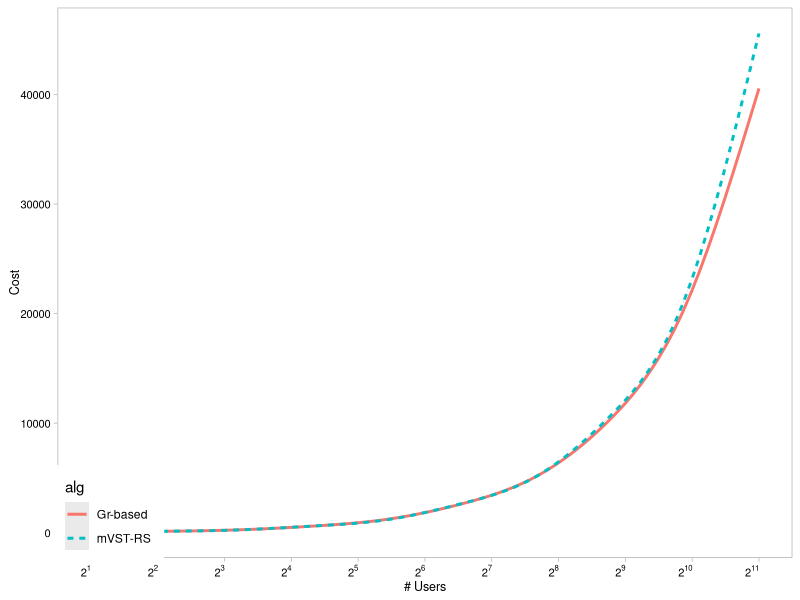
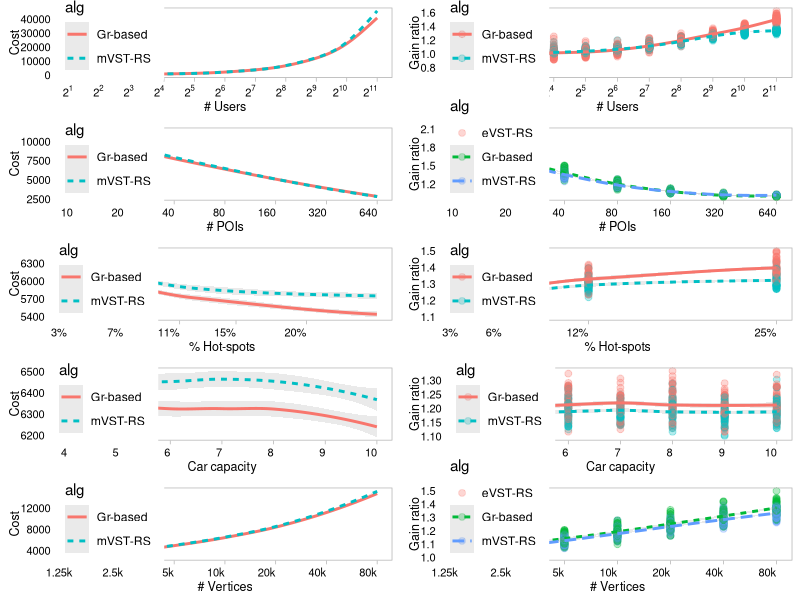
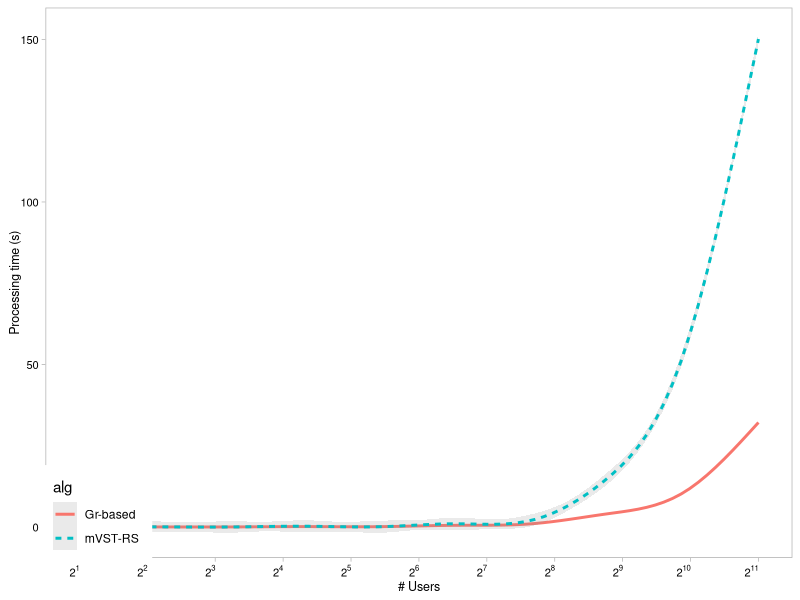
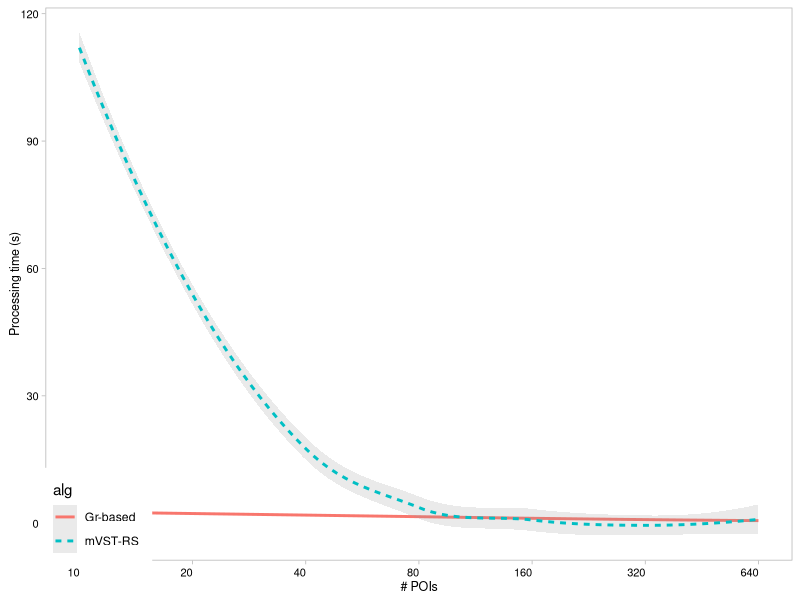
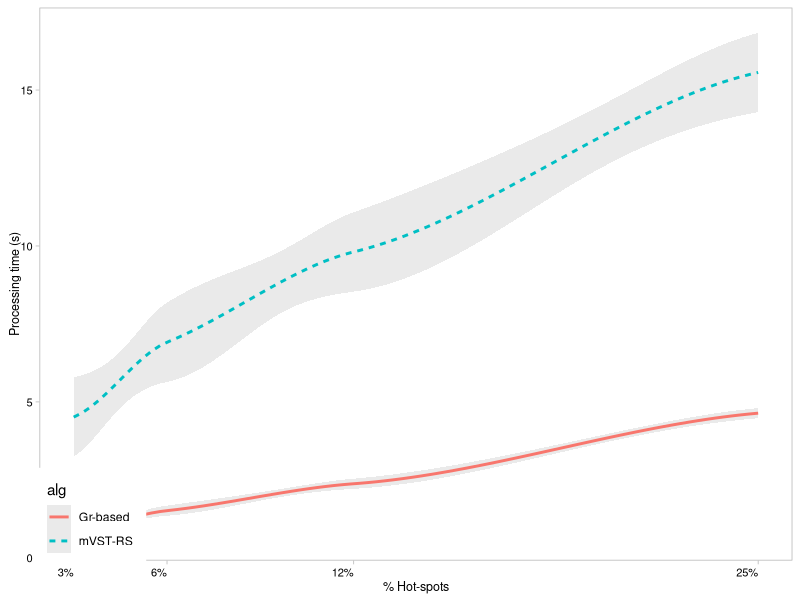
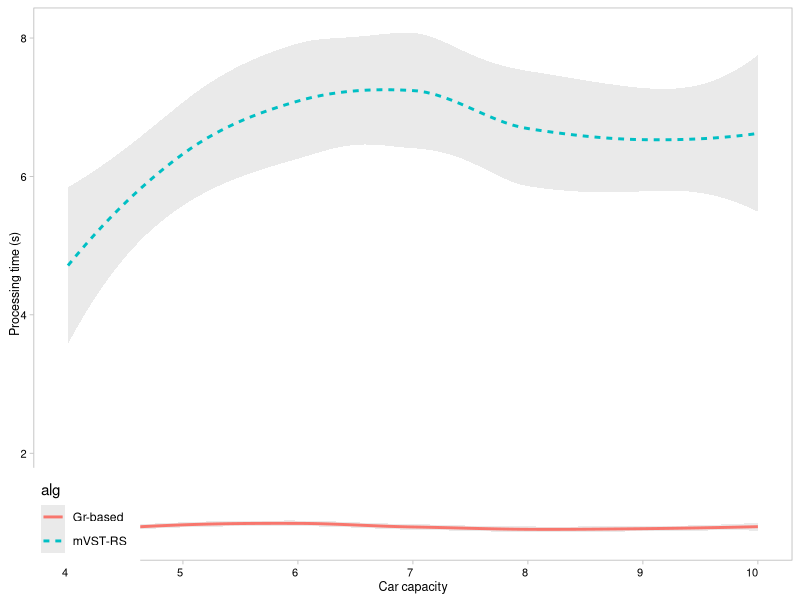
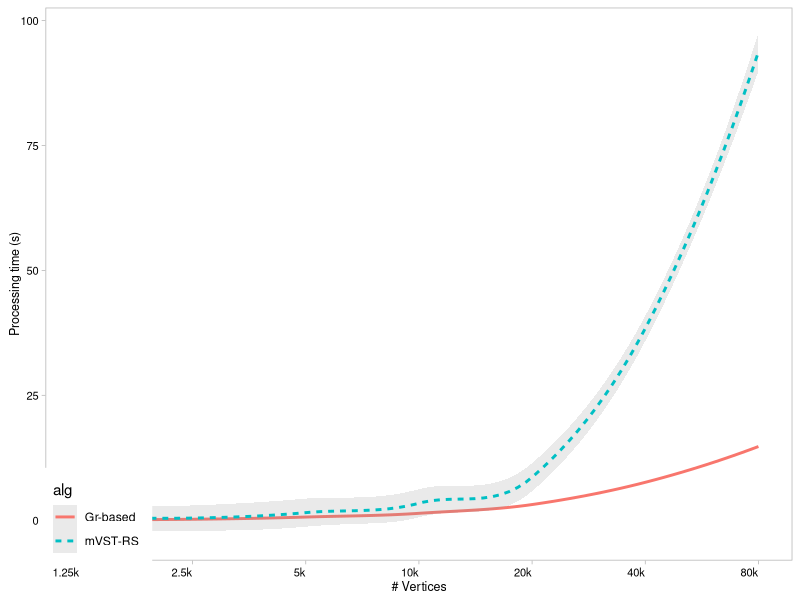
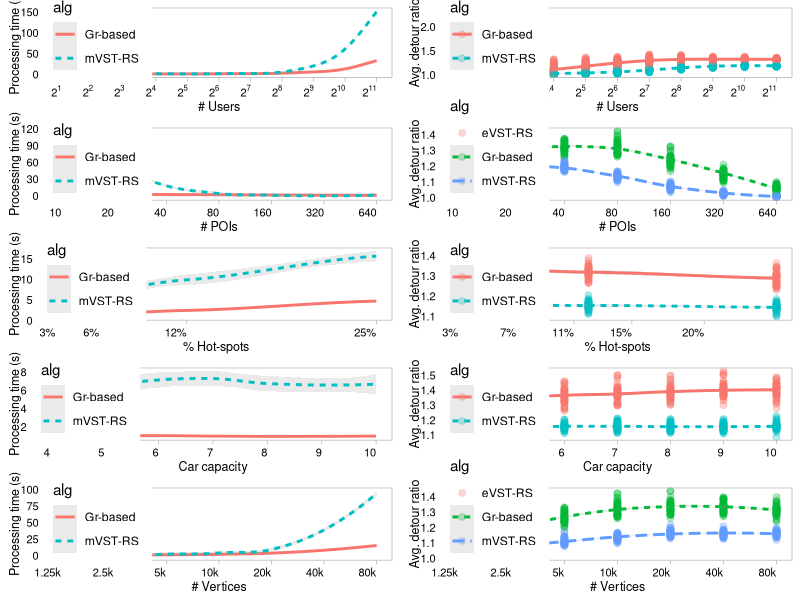

Source code (R) for these figures, in order:
setwd("C:/Users/oscarcg/Documents/phd/code/Experiments/files/")

users <- read.csv("50 samples/users.csv", header = FALSE)
names(users) <- c("alg", "seed", "n_size", "hs_size", "u", "p", "cap", "samp", "e_time", "cost", "gr", "avg_dr", "num_cars", "avg_or")

pois <- read.csv("50 samples/POIs.csv", header = FALSE)
names(pois) <- c("alg", "seed", "n_size", "hs_size", "u", "p", "cap", "samp", "e_time", "cost", "gr", "avg_dr", "num_cars", "avg_or")

hotspots <- read.csv("50 samples/hotspots.csv", header = FALSE)
names(hotspots) <- c("alg", "seed", "n_size", "hs_size", "u", "p", "cap", "samp", "e_time", "cost", "gr", "avg_dr", "num_cars", "avg_or")
hotspots$prop <- 0
hotspots[with(hotspots, hs_size < 450), "prop"] <- 0.03
hotspots[with(hotspots, hs_size > 450 & hs_size < 900), "prop"] <- 0.06
hotspots[with(hotspots, hs_size > 900 & hs_size < 1850), "prop"] <- 0.12
#hotspots[with(hotspots, hs_size > 1300 & hs_size < 1750), "prop"] <- 0.5
hotspots[with(hotspots, hs_size > 1850), "prop"] <- 0.25

cap <- read.csv("50 samples/capacity.csv", header = FALSE)
names(cap) <- c("alg", "seed", "n_size", "hs_size", "u", "p", "cap", "samp", "e_time", "cost", "gr", "avg_dr", "num_cars", "avg_or")

n_size <- read.csv("50 samples/network.csv", header = FALSE)
names(n_size) <- c("alg", "seed", "n_size", "hs_size", "u", "p", "cap", "samp", "e_time", "cost", "gr", "avg_dr", "num_cars", "avg_or")


library(ggplot2)

my_theme <- function(base_size = 11, base_family = "") {
  # Starts with theme_grey and then modify some parts
  theme_grey(base_size = base_size, base_family = base_family) %+replace%
    theme(
      # white panel with light grey border
      panel.background = element_rect(fill = "white", colour = NA),
      panel.border     = element_rect(fill = NA, colour = "grey70", size = 0.5),
      # light grey, thinner gridlines
      # => make them slightly darker to keep acceptable contrast
      #panel.grid.major = element_line(colour = "grey87", size = 0.25),
      #panel.grid.minor = element_line(colour = "grey87", size = 0.125),
      
      # match axes ticks thickness to gridlines and colour to panel border
      axis.ticks       = element_line(colour = "grey70", size = 0.25),
      
      # match legend key to panel.background
      #legend.key           = element_rect(fill = "white", colour = NA),
      
      #legend.position      = "none",
      
      legend.background    = element_rect(fill = "white", size = 4, colour = "white"),
      legend.justification = c(0, 0),
      legend.position      = c(0, 0),
      #legend.title         = element_blank(),
      
      #legend.text           = element_text(size = 8, lineheight = 0.9, hjust = 1),
      #legend.title          = element_text(size = 9),
      
      # dark strips with light text (inverse contrast compared to theme_grey)
      strip.background = element_rect(fill = "grey70", colour = NA),
      strip.text       = element_text(colour = "white", size = rel(0.8)),
      
      #axis.title.x = axis_x_title,
      #axis.title.y = axis_y_title,
      axis.title.x = element_text(size = 9, vjust = 0.5),
      axis.title.y = element_text(size = 9, angle = 90, vjust = 0.5),
      #axis.text    = element_text(size = 8, lineheight = 0.9, colour = "grey50", hjust = 1),
      axis.text    = element_text(size = 8, lineheight = 0.9, colour = "black", hjust = 1),
      
      complete = TRUE
    )
  
}

# Multiple plot function
#
# ggplot objects can be passed in ..., or to plotlist (as a list of ggplot objects)
# - cols:   Number of columns in layout
# - layout: A matrix specifying the layout. If present, 'cols' is ignored.
#
# If the layout is something like matrix(c(1,2,3,3), nrow=2, byrow=TRUE),
# then plot 1 will go in the upper left, 2 will go in the upper right, and
# 3 will go all the way across the bottom.
#
multiplot <- function(..., plotlist=NULL, file, cols=1, layout=NULL) {
  library(grid)
  
  # Make a list from the ... arguments and plotlist
  plots <- c(list(...), plotlist)
  
  numPlots = length(plots)
  
  # If layout is NULL, then use 'cols' to determine layout
  if (is.null(layout)) {
    # Make the panel
    # ncol: Number of columns of plots
    # nrow: Number of rows needed, calculated from # of cols
    layout <- matrix(seq(1, cols * ceiling(numPlots/cols)),
                     ncol = cols, nrow = ceiling(numPlots/cols))
  }
  
  if (numPlots==1) {
    print(plots[[1]])
    
  } else {
    # Set up the page
    grid.newpage()
    pushViewport(viewport(layout = grid.layout(nrow(layout), ncol(layout))))
    
    # Make each plot, in the correct location
    for (i in 1:numPlots) {
      # Get the i,j matrix positions of the regions that contain this subplot
      matchidx <- as.data.frame(which(layout == i, arr.ind = TRUE))
      
      print(plots[[i]], vp = viewport(layout.pos.row = matchidx$row,
                                      layout.pos.col = matchidx$col))
    }
  }
}

library(scales)

#COST
p_u_c <- ggplot(users, aes(x=u, y=cost, colour=alg, linetype=alg))
#p_u_c <- p_u_c + geom_point(alpha=.3, size=2)
p_u_c <- p_u_c + geom_smooth(alpha=.2, size=1)
p_u_c <- p_u_c + scale_x_log10(breaks = c(2, 4, 8, 16, 32, 64, 128, 256, 512, 1024, 2048), labels=math_format(2^.x)(1:11))
p_u_c <- p_u_c + my_theme()
p_u_c <- p_u_c + labs(x="# Users", y="Cost")
p_u_c

p_p_c <- ggplot(pois, aes(x=p, y=cost, colour=alg, linetype=alg))
#p_p_c <- p_p_c + geom_point(alpha=.3, size=2)
p_p_c <- p_p_c + geom_smooth(alpha=.2, size=1)
p_p_c <- p_p_c + scale_x_log10(breaks = c(10, 20, 40, 80, 160, 320, 640))
p_p_c <- p_p_c + my_theme()
p_p_c <- p_p_c + labs(x="# POIs", y="Cost")

p_h_c <- ggplot(hotspots, aes(x=prop, y=cost, colour=alg, linetype=alg))
#p_h_c <- p_h_c + geom_point(alpha=.3, size=2)
p_h_c <- p_h_c + geom_smooth(alpha=.2, size=1)
p_h_c <- p_h_c + scale_x_continuous(breaks = c(0.03, 0.07, 0.11, 0.15, 0.2), labels=c("3%", "7%", "11%", "15%", "20%"))
p_h_c <- p_h_c + my_theme()
p_h_c <- p_h_c + labs(x="% Hot-spots", y="Cost")

p_ca_c <- ggplot(cap, aes(x=cap, y=cost, colour=alg, linetype=alg))
#p_ca_c <- p_ca_c + geom_point(alpha=.3, size=2)
p_ca_c <- p_ca_c + geom_smooth(alpha=.2, size=1)
p_ca_c <- p_ca_c + scale_x_continuous(breaks = c(4, 5, 6, 7, 8, 9, 10))
p_ca_c <- p_ca_c + my_theme()
p_ca_c <- p_ca_c + labs(x="Car capacity", y="Cost")

p_n_c <- ggplot(n_size, aes(x=n_size, y=cost, colour=alg, linetype=alg))
#p_n_c <- p_n_c + geom_point(alpha=.3, size=2)
p_n_c <- p_n_c + geom_smooth(alpha=.2, size=1)
p_n_c <- p_n_c + scale_x_log10(breaks = c(1250, 2500, 5000, 10000, 20000, 40000, 80000), labels=c("1.25k", "2.5k", "5k", "10k", "20k", "40k", "80k"))
p_n_c <- p_n_c + my_theme()
p_n_c <- p_n_c + labs(x="# Vertices", y="Cost")

#GAIN RATIO
p_u_g <- ggplot(users, aes(x=u, y=gr, colour=alg, linetype=alg))
p_u_g <- p_u_g + geom_point(alpha=.3, size=2)
p_u_g <- p_u_g + geom_smooth(alpha=.2, size=1)
p_u_g <- p_u_g + scale_x_log10(breaks = c(2, 4, 8, 16, 32, 64, 128, 256, 512, 1024, 2048), labels=math_format(2^.x)(1:11))
p_u_g <- p_u_g + my_theme() 
p_u_g <- p_u_g + labs(x="# Users", y="Gain ratio")

p_p_g <- ggplot(pois, aes(x=p, y=gr, colour=alg, linetype=alg))
p_p_g <- p_p_g + geom_point(alpha=.3, size=2)
p_p_g <- p_p_g + geom_smooth(alpha=.2, size=1)
p_p_g <- p_p_g + scale_x_log10(breaks = c(10, 20, 40, 80, 160, 320, 640))
p_p_g <- p_p_g + my_theme()
p_p_g <- p_p_g + labs(x="# POIs", y="Gain ratio")

p_h_g <- ggplot(hotspots, aes(x=prop, y=gr, colour=alg, linetype=alg))
p_h_g <- p_h_g + geom_point(alpha=.3, size=2)
p_h_g <- p_h_g + geom_smooth(alpha=.2, size=1)
p_h_g <- p_h_g + scale_x_continuous(breaks = c(0.03, 0.06, 0.12, 0.25), labels=c("3%", "6%", "12%", "25%"))
p_h_g <- p_h_g + my_theme()
p_h_g <- p_h_g + labs(x="% Hot-spots", y="Gain ratio")

p_ca_g <- ggplot(cap, aes(x=cap, y=gr, colour=alg, linetype=alg))
p_ca_g <- p_ca_g + geom_point(alpha=.3, size=2)
p_ca_g <- p_ca_g + geom_smooth(alpha=.2, size=1)
p_ca_g <- p_ca_g + scale_x_continuous(breaks = c(4, 5, 6, 7, 8, 9, 10))
p_ca_g <- p_ca_g + my_theme()
p_ca_g <- p_ca_g + labs(x="Car capacity", y="Gain ratio")

p_n_g <- ggplot(n_size, aes(x=n_size, y=gr, colour=alg, linetype=alg))
p_n_g <- p_n_g + geom_point(alpha=.3, size=2)
p_n_g <- p_n_g + geom_smooth(alpha=.2, size=1)
p_n_g <- p_n_g + scale_x_log10(breaks = c(1250, 2500, 5000, 10000, 20000, 40000, 80000), labels=c("1.25k", "2.5k", "5k", "10k", "20k", "40k", "80k"))
p_n_g <- p_n_g + my_theme()
p_n_g <- p_n_g + labs(x="# Vertices", y="Gain ratio")

multiplot(p_u_c, p_p_c, p_h_c, p_ca_c, p_n_c, p_u_g, p_p_g, p_h_g, p_ca_g, p_n_g, cols=2)


#TIME
p_u_t <- ggplot(users, aes(x=u, y=e_time, colour=alg, linetype=alg))
#p_u_t <- p_u_t + geom_point(alpha=.3, size=2)
p_u_t <- p_u_t + geom_smooth(alpha=.2, size=1)
p_u_t <- p_u_t + scale_x_log10(breaks = c(2, 4, 8, 16, 32, 64, 128, 256, 512, 1024, 2048), labels=math_format(2^.x)(1:11))
p_u_t <- p_u_t + my_theme()
p_u_t <- p_u_t + labs(x="# Users", y="Processing time (s)")
p_u_t

p_p_t <- ggplot(pois, aes(x=p, y=e_time, colour=alg, linetype=alg))
#p_p_t <- p_p_t + geom_point(alpha=.3, size=2)
p_p_t <- p_p_t + geom_smooth(alpha=.2, size=1)
p_p_t <- p_p_t + scale_x_log10(breaks = c(10, 20, 40, 80, 160, 320, 640))
p_p_t <- p_p_t + my_theme()
p_p_t <- p_p_t + labs(x="# POIs", y="Processing time (s)")
p_p_t

p_h_t <- ggplot(hotspots, aes(x=prop, y=e_time, colour=alg, linetype=alg))
#p_h_t <- p_h_t + geom_point(alpha=.3, size=2)
p_h_t <- p_h_t + geom_smooth(alpha=.2, size=1)
p_h_t <- p_h_t + scale_x_continuous(breaks = c(0.03, 0.06, 0.12, 0.25), labels=c("3%", "6%", "12%", "25%"))
p_h_t <- p_h_t + my_theme()
p_h_t <- p_h_t + labs(x="% Hot-spots", y="Processing time (s)")
p_h_t

p_ca_t <- ggplot(cap, aes(x=cap, y=e_time, colour=alg, linetype=alg))
#p_ca_t <- p_ca_t + geom_point(alpha=.3, size=2)
p_ca_t <- p_ca_t + geom_smooth(alpha=.2, size=1)
p_ca_t <- p_ca_t + scale_x_continuous(breaks = c(4, 5, 6, 7, 8, 9, 10))
p_ca_t <- p_ca_t + my_theme()
p_ca_t <- p_ca_t + labs(x="Car capacity", y="Processing time (s)")
p_ca_t

p_n_t <- ggplot(n_size, aes(x=n_size, y=e_time, colour=alg, linetype=alg))
#p_n_t <- p_n_t + geom_point(alpha=.3, size=2)
p_n_t <- p_n_t + geom_smooth(alpha=.2, size=1)
p_n_t <- p_n_t + scale_x_log10(breaks = c(1250, 2500, 5000, 10000, 20000, 40000, 80000), labels=c("1.25k", "2.5k", "5k", "10k", "20k", "40k", "80k"))
p_n_t <- p_n_t + my_theme()
p_n_t <- p_n_t + labs(x="# Vertices", y="Processing time (s)")
p_n_t

#AVG. DETOUR RATIO
p_u_d <- ggplot(users, aes(x=u, y=avg_dr, colour=alg, linetype=alg))
p_u_d <- p_u_d + geom_point(alpha=.3, size=2)
p_u_d <- p_u_d + geom_smooth(alpha=.2, size=1)
p_u_d <- p_u_d + scale_x_log10(breaks = c(2, 4, 8, 16, 32, 64, 128, 256, 512, 1024, 2048), labels=math_format(2^.x)(1:11))
p_u_d <- p_u_d + my_theme() 
p_u_d <- p_u_d + labs(x="# Users", y="Avg. detour ratio")

p_p_d <- ggplot(pois, aes(x=p, y=avg_dr, colour=alg, linetype=alg))
p_p_d <- p_p_d + geom_point(alpha=.3, size=2)
p_p_d <- p_p_d + geom_smooth(alpha=.2, size=1)
p_p_d <- p_p_d + scale_x_log10(breaks = c(10, 20, 40, 80, 160, 320, 640))
p_p_d <- p_p_d + my_theme()
p_p_d <- p_p_d + labs(x="# POIs", y="Avg. detour ratio")

p_h_d <- ggplot(hotspots, aes(x=prop, y=avg_dr, colour=alg, linetype=alg))
p_h_d <- p_h_d + geom_point(alpha=.3, size=2)
p_h_d <- p_h_d + geom_smooth(alpha=.2, size=1)
p_h_d <- p_h_d + scale_x_continuous(breaks = c(0.03, 0.07, 0.11, 0.15, 0.2), labels=c("3%", "7%", "11%", "15%", "20%"))
p_h_d <- p_h_d + my_theme()
p_h_d <- p_h_d + labs(x="% Hot-spots", y="Avg. detour ratio")

p_ca_d <- ggplot(cap, aes(x=cap, y=avg_dr, colour=alg, linetype=alg))
p_ca_d <- p_ca_d + geom_point(alpha=.3, size=2)
p_ca_d <- p_ca_d + geom_smooth(alpha=.2, size=1)
p_ca_d <- p_ca_d + scale_x_continuous(breaks = c(4, 5, 6, 7, 8, 9, 10))
p_ca_d <- p_ca_d + my_theme()
p_ca_d <- p_ca_d + labs(x="Car capacity", y="Avg. detour ratio")

p_n_d <- ggplot(n_size, aes(x=n_size, y=avg_dr, colour=alg, linetype=alg))
p_n_d <- p_n_d + geom_point(alpha=.3, size=2)
p_n_d <- p_n_d + geom_smooth(alpha=.2, size=1)
p_n_d <- p_n_d + scale_x_log10(breaks = c(1250, 2500, 5000, 10000, 20000, 40000, 80000), labels=c("1.25k", "2.5k", "5k", "10k", "20k", "40k", "80k"))
p_n_d <- p_n_d + my_theme()
p_n_d <- p_n_d + labs(x="# Vertices", y="Avg. detour ratio")

multiplot(p_u_t, p_p_t, p_h_t, p_ca_t, p_n_t, p_u_d, p_p_d, p_h_d, p_ca_d, p_n_d, cols=2)


#NUM. CARS
p_u_nc <- ggplot(users, aes(x=u, y=num_cars, colour=alg, linetype=alg))
p_u_nc <- p_u_nc + geom_point(alpha=.3, size=2)
p_u_nc <- p_u_nc + geom_smooth(alpha=.2, size=1)
p_u_nc <- p_u_nc + scale_x_log10(breaks = c(2, 4, 8, 16, 32, 64, 128, 256, 512, 1024, 2048), labels=math_format(2^.x)(1:11))
p_u_nc <- p_u_nc + my_theme()
p_u_nc <- p_u_nc + labs(x="# Users", y="# Cars")

p_p_nc <- ggplot(pois, aes(x=p, y=num_cars, colour=alg, linetype=alg))
p_p_nc <- p_p_nc + geom_point(alpha=.3, size=2)
p_p_nc <- p_p_nc + geom_smooth(alpha=.2, size=1)
p_p_nc <- p_p_nc + scale_x_log10(breaks = c(10, 20, 40, 80, 160, 320, 640))
p_p_nc <- p_p_nc + my_theme()
p_p_nc <- p_p_nc + labs(x="# POIs", y="# Cars")

p_h_nc <- ggplot(hotspots, aes(x=prop, y=num_cars, colour=alg, linetype=alg))
p_h_nc <- p_h_nc + geom_point(alpha=.3, size=2)
p_h_nc <- p_h_nc + geom_smooth(alpha=.2, size=1)
p_h_nc <- p_h_nc + scale_x_continuous(breaks = c(0.03, 0.07, 0.11, 0.15, 0.2), labels=c("3%", "7%", "11%", "15%", "20%"))
p_h_nc <- p_h_nc + my_theme()
p_h_nc <- p_h_nc + labs(x="% Hot-spots", y="# Cars")

p_ca_nc <- ggplot(cap, aes(x=cap, y=num_cars, colour=alg, linetype=alg))
p_ca_nc <- p_ca_nc + geom_point(alpha=.3, size=2)
p_ca_nc <- p_ca_nc + geom_smooth(alpha=.2, size=1)
p_ca_nc <- p_ca_nc + scale_x_continuous(breaks = c(4, 5, 6, 7, 8, 9, 10))
p_ca_nc <- p_ca_nc + my_theme()
p_ca_nc <- p_ca_nc + labs(x="Car capacity", y="# Cars")

p_n_nc <- ggplot(n_size, aes(x=n_size, y=num_cars, colour=alg, linetype=alg))
p_n_nc <- p_n_nc + geom_point(alpha=.3, size=2)
p_n_nc <- p_n_nc + geom_smooth(alpha=.2, size=1)
p_n_nc <- p_n_nc + scale_x_log10(breaks = c(1250, 2500, 5000, 10000, 20000, 40000, 80000), labels=c("1.25k", "2.5k", "5k", "10k", "20k", "40k", "80k"))
p_n_nc <- p_n_nc + my_theme()
p_n_nc <- p_n_nc + labs(x="# Vertices", y="# Cars")

#AVG. OCCUPANCY RATIO
p_u_o <- ggplot(users, aes(x=u, y=avg_or, colour=alg, linetype=alg))
p_u_o <- p_u_o + geom_point(alpha=.3, size=2)
p_u_o <- p_u_o + geom_smooth(alpha=.2, size=1)
p_u_o <- p_u_o + scale_x_log10(breaks = c(2, 4, 8, 16, 32, 64, 128, 256, 512, 1024, 2048), labels=math_format(2^.x)(1:11))
p_u_o <- p_u_o + my_theme() 
p_u_o <- p_u_o + labs(x="# Users", y="Avg. occupancy ratio")

p_p_o <- ggplot(pois, aes(x=p, y=avg_or, colour=alg, linetype=alg))
p_p_o <- p_p_o + geom_point(alpha=.3, size=2)
p_p_o <- p_p_o + geom_smooth(alpha=.2, size=1)
p_p_o <- p_p_o + scale_x_log10(breaks = c(10, 20, 40, 80, 160, 320, 640))
p_p_o <- p_p_o + my_theme()
p_p_o <- p_p_o + labs(x="# POIs", y="Avg. occupancy ratio")

p_h_o <- ggplot(hotspots, aes(x=prop, y=avg_or, colour=alg, linetype=alg))
p_h_o <- p_h_o + geom_point(alpha=.3, size=2)
p_h_o <- p_h_o + geom_smooth(alpha=.2, size=1)
p_h_o <- p_h_o + scale_x_continuous(breaks = c(0.03, 0.07, 0.11, 0.15, 0.2), labels=c("3%", "7%", "11%", "15%", "20%"))
p_h_o <- p_h_o + my_theme()
p_h_o <- p_h_o + labs(x="% Hot-spots", y="Avg. occupancy ratio")

p_ca_o <- ggplot(cap, aes(x=cap, y=avg_or, colour=alg, linetype=alg))
p_ca_o <- p_ca_o + geom_point(alpha=.3, size=2)
p_ca_o <- p_ca_o + geom_smooth(alpha=.2, size=1)
p_ca_o <- p_ca_o + scale_x_continuous(breaks = c(4, 5, 6, 7, 8, 9, 10))
p_ca_o <- p_ca_o + my_theme()
p_ca_o <- p_ca_o + labs(x="Car capacity", y="Avg. occupancy ratio")

p_n_o <- ggplot(n_size, aes(x=n_size, y=avg_or, colour=alg, linetype=alg))
p_n_o <- p_n_o + geom_point(alpha=.3, size=2)
p_n_o <- p_n_o + geom_smooth(alpha=.2, size=1)
p_n_o <- p_n_o + scale_x_log10(breaks = c(1250, 2500, 5000, 10000, 20000, 40000, 80000), labels=c("1.25k", "2.5k", "5k", "10k", "20k", "40k", "80k"))
p_n_o <- p_n_o + my_theme()
p_n_o <- p_n_o + labs(x="# Vertices", y="Avg. occupancy ratio")

multiplot(p_u_nc, p_p_nc, p_h_nc, p_ca_nc, p_n_nc, p_u_o, p_p_o, p_h_o, p_ca_o, p_n_o, cols=2)